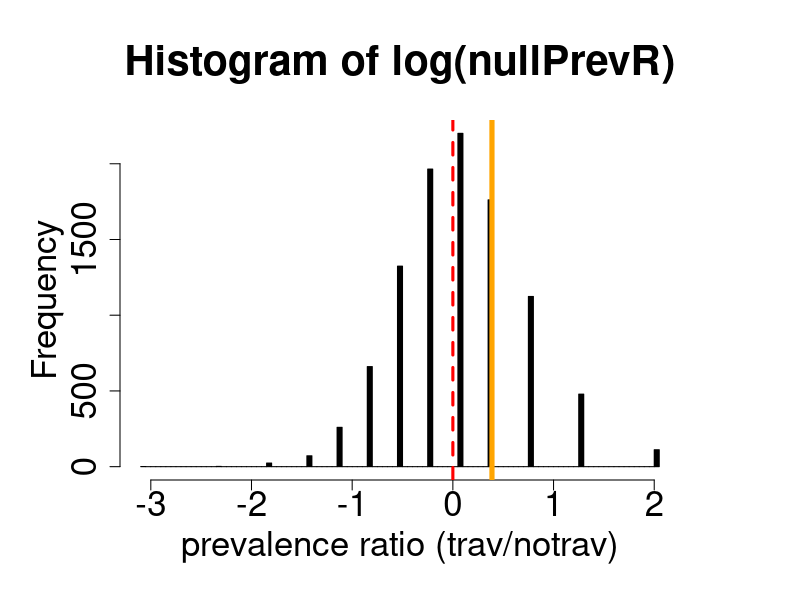
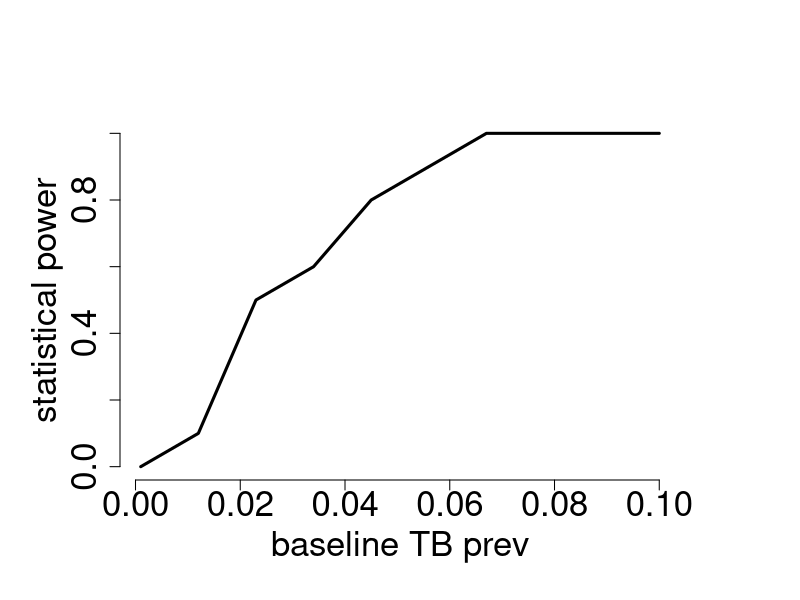

The R script that drew these images, in order:
##################################################
## Introduction to Sampling & Variability
## Steve Bellan
## Meaningful Modeling of Epidemiological Data 2016
## African Institute of Mathematical Sciences, Muizenberg, South Africa

##################################################
## Participatory Coding
##################################################

## How does travel amongst Haitian immigrants in Florida impact active TB prevalence?

## Case-control: compare TB cases & matched controls in terms of whether they've traveled?

## Alternative question phrasing: How would the prevalence of active TB be different if none of this population had traveled? i.e. indirect effects

## consider other indirect relationships between travel and having active TB (trt disruption)

##############################
## We'll go with this question to begin
## 
## Cross-sectional: screen for active TB amongst a population and also ask people if they've traveled in the past 2 years?

## think about selection biases?

npop <- 1000
travelProb <- 0.63
baselineTB <- .01
truePrevR <- 2.1

tbPrev <- c(notravel = baselineTB,
            travel = baselineTB*truePrevR)

set.seed(1)

dat <- data.frame(id = 1:npop)
dat$travel <- rbinom(npop, 1, prob = travelProb)
table(dat$travel)
dat$travel <- factor(dat$travel, labels = names(tbPrev))
dat$tb <- rbinom(npop, 1, prob = tbPrev[dat$travel])
head(dat); tail(dat)
xtabs(~ tb + travel, data = dat)

prevR <- function(dat) {
    prevTrav <- with(dat, mean(tb[travel=='travel']))
    prevNoTrav <- with(dat, mean(tb[travel=='notravel']))
    return(prevTrav/prevNoTrav)
}
realPR <- prevR(dat)

permTest <- function(dat, nperms = 999, browse=F) {
    if(browse) browser()
    permPrevR <- rep(NA, nperms)
    for(ii in 1:nperms) {
        permDat <- dat
        permDat$tb <- sample(permDat$tb, size = npop,
                             replace=F)
        permPrevR[ii] <- prevR(permDat)
    }
    return(permPrevR)
}

nullPrevR <- permTest(dat, nperms =9999, browse=F)
par('ps'=25, mar = rep(6,4))
hist(log(nullPrevR), xlab = 'prevalence ratio (trav/notrav)',
     col = 'black', breaks = 100
     ) ## make sure PR is shown on a scale so that 2 and 0.5 look reasonably similar
abline(v = log(1), lty = 2, col = 'red', lwd = 3) ## null hypothesis
abline(v = log(realPR), lty = 1, col = 'orange', lwd = 5) ## real PR

pValFxn <- function(FullVector, ObsVal)
    2*min(mean(FullVector >= ObsVal), mean(FullVector <= ObsVal))

pValFxn(c(nullPrevR,realPR), realPR)

powCalc <- function(nruns = 10, npop = 1000, travelProb = 0.63,
                    ## tbPrev = c(notravel = 0.01, travel = 0.021),
                    baselineTB = .01,
                    truePrevR = 2.1,
                    nperms = 999, browse=F) {
    pvalV <- rep(NA, nruns)
    if(browse) browser()
    tbPrev <- c(notravel = baselineTB,
                travel = baselineTB*truePrevR)
    for(jj in 1:nruns) {
        print(jj)
        ## simulate "real data"
        dat <- data.frame(id = 1:npop)
        dat$travel <- rbinom(npop, 1, prob = travelProb)
        dat$travel <- factor(dat$travel, labels = names(tbPrev))
        dat$tb <- rbinom(npop, 1, prob = tbPrev[dat$travel])
        realPR <- prevR(dat)
        if(browse) {
            print(xtabs(~ tb + travel, data = dat))
            print(realPR)
        }
        ## calculate p value from real data
        nullPrevR <- permTest(dat, nperms=nperms, browse=F)
        ## hist(log(nullPrevR),
        ##      xlab = 'prevalence ratio (trav/notrav)',
        ##      col = 'black', breaks = 100
        ##      )
        pvalV[jj] <- pValFxn(c(nullPrevR,realPR), realPR)
    }
    return(mean(pvalV <= .05))
}

## default parameters
pow <- powCalc(nruns = 100, nperms = 199, browse=F)


pow <- powCalc(nruns = 100, nperms = 199, browse=F, baselineTB = .1)

baselineTBprevs <- seq(0.001, .1, length = 10)
numPows <- length(baselineTBprevs)
powV <- rep(NA, numPows)
for(bb in 1:numPows) {
    powV[bb] <- powCalc(baselineTB = baselineTBprevs[bb],
                        truePrevR = 2.1)
}

par('ps'=25, mar = rep(6,4), lwd = 2)
plot(baselineTBprevs, powV, xlab = 'baseline TB prev',
     type = 'l', lwd = 3, ylim = c(0,1),
     ylab = 'statistical power', bty = 'n')
